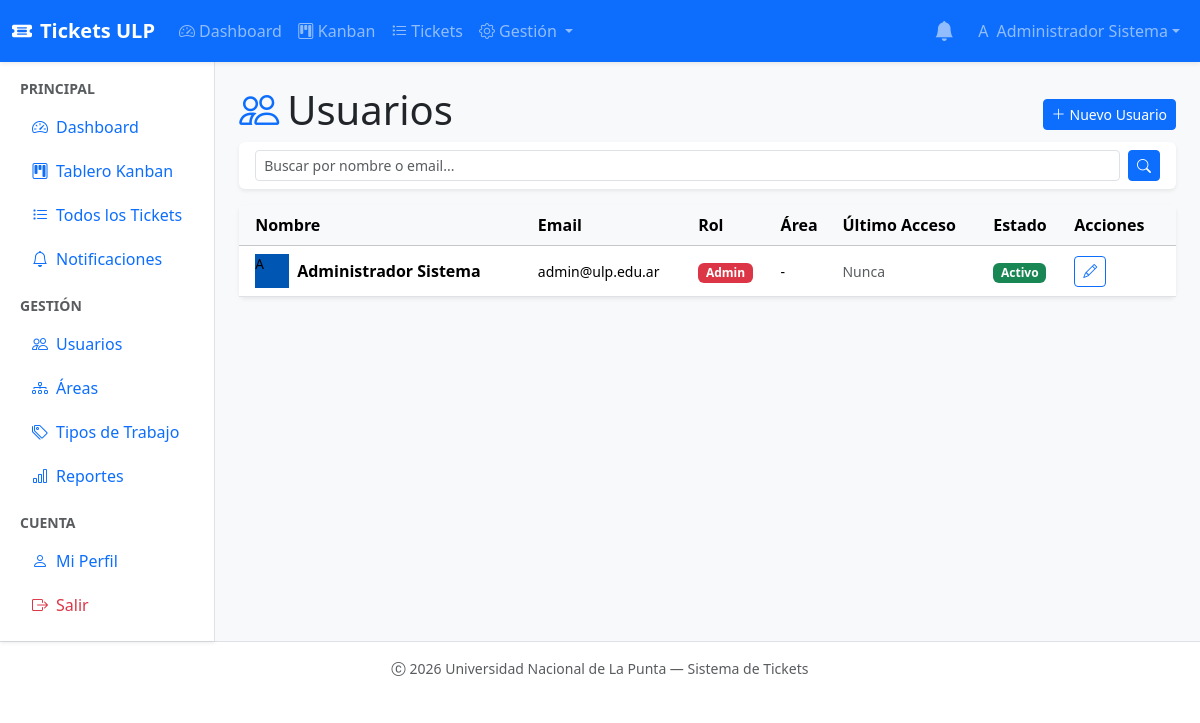
The app's page /dashboard/usuarios.php (signed in) with its own data.
### tables this page shows
CREATE TABLE `usuarios` (
  `id` INT(11) UNSIGNED NOT NULL AUTO_INCREMENT,
  `area_id` INT(11) UNSIGNED DEFAULT NULL,
  `nombre` VARCHAR(100) NOT NULL,
  `apellido` VARCHAR(100) NOT NULL,
  `email` VARCHAR(150) NOT NULL,
  `password` VARCHAR(255) NOT NULL,
  `rol` ENUM('admin','referente','usuario') NOT NULL DEFAULT 'usuario',
  `activo` TINYINT(1) NOT NULL DEFAULT 1,
  `ultimo_login` TIMESTAMP NULL DEFAULT NULL,
  `created_at` TIMESTAMP NOT NULL DEFAULT CURRENT_TIMESTAMP,
  `updated_at` TIMESTAMP NOT NULL DEFAULT CURRENT_TIMESTAMP ON UPDATE CURRENT_TIMESTAMP,
  PRIMARY KEY (`id`),
  UNIQUE KEY `uk_email` (`email`),
  KEY `fk_usuarios_area` (`area_id`),
  CONSTRAINT `fk_usuarios_area` FOREIGN KEY (`area_id`) REFERENCES `areas` (`id`) ON DELETE SET NULL
);

### dashboard/usuarios.php (the view, shortened to what this page needs)
<?php
$pdo       = db();
$busqueda = trim($_GET['q'] ?? '');
$sql = "SELECT u.*, a.nombre AS area_nombre FROM usuarios u LEFT JOIN areas a ON a.id=u.area_id";
$params = [];
$sql .= " ORDER BY u.activo DESC, u.nombre";
$stmt = $pdo->prepare($sql);
$stmt->execute($params);
$usuarios = $stmt->fetchAll();
include __DIR__ . '/../includes/header-dashboard.php';
?>
<div class="page-header d-flex justify-content-between align-items-center flex-wrap gap-2">
    <h1><i class="bi bi-people me-2 text-primary"></i>Usuarios</h1>
    <a href="<?= APP_URL ?>/dashboard/usuario-form.php" class="btn btn-primary btn-sm">
        <i class="bi bi-plus-lg me-1"></i>Nuevo Usuario
    </a>
</div>
<div class="card border-0 shadow-sm mb-3">
    <div class="card-body py-2">
        <form method="GET" class="d-flex gap-2">
            <input type="text" name="q" class="form-control form-control-sm" placeholder="Buscar por nombre o email..." value="<?= htmlspecialchars($busqueda) ?>">
            <button class="btn btn-primary btn-sm" type="submit"><i class="bi bi-search"></i></button>
        </form>
    </div>
</div>
<div class="card border-0 shadow-sm">
    <div class="card-body p-0">
        <?php if (empty($usuarios)): ?>
        <div class="text-center py-5 text-muted">
            <i class="bi bi-people fs-1 d-block mb-2"></i>No hay usuarios registrados.
        </div>
        <?php else: ?>
        <div class="table-responsive">
            <table class="table table-hover align-middle mb-0">
                <thead class="table-light">
                    <tr>
                        <th class="ps-3">Nombre</th>
                        <th>Email</th>
                        <th>Rol</th>
                        <th>Área</th>
                        <th>Último Acceso</th>
                        <th>Estado</th>
                        <th class="pe-3">Acciones</th>
                    </tr>
                </thead>
                <tbody>
                    <?php foreach ($usuarios as $u): ?>
                    <tr class="<?= !$u['activo'] ? 'opacity-50' : '' ?>">
                        <td class="ps-3">
                            <div class="d-flex align-items-center gap-2">
                                <div class="avatar-circle" style="background: <?= $u['activo'] ? '#0056b3' : '#6c757d' ?>; width:34px;height:34px;font-size:.85rem">
                                    <?= mb_strtoupper(mb_substr($u['nombre'], 0, 1)) ?>
                                </div>
                                <div>
                                    <div class="fw-semibold"><?= htmlspecialchars($u['nombre'] . ' ' . $u['apellido']) ?></div>
                                </div>
                            </div>
                        </td>
                        <td><small><?= htmlspecialchars($u['email']) ?></small></td>
                        <td>
                            <?php $rolColors = ['admin'=>'danger','referente'=>'warning','usuario'=>'info']; ?>
                            <span class="badge bg-<?= $rolColors[$u['rol']] ?? 'secondary' ?>"><?= ucfirst($u['rol']) ?></span>
                        </td>
                        <td><small><?= htmlspecialchars($u['area_nombre'] ?? '-') ?></small></td>
                        <td><small class="text-muted"><?= $u['ultimo_login'] ? format_fecha_hora($u['ultimo_login']) : 'Nunca' ?></small></td>
                        <td>
                            <span class="badge bg-<?= $u['activo'] ? 'success' : 'secondary' ?>">
                                <?= $u['activo'] ? 'Activo' : 'Inactivo' ?>
                            </span>
                        </td>
                        <td class="pe-3">
                            <div class="d-flex gap-1">
                                <a href="<?= APP_URL ?>/dashboard/usuario-form.php?id=<?= $u['id'] ?>" class="btn btn-sm btn-outline-primary" title="Editar">
                                    <i class="bi bi-pencil"></i>
                                </a>
                            </div>
                        </td>
                    </tr>
                    <?php endforeach; ?>
                </tbody>
            </table>
        </div>
        <?php endif; ?>
    </div>
</div>
<?php include __DIR__ . '/../includes/footer-dashboard.php'; ?>

### records on screen
usuarios: nombre "A", nombre+apellido "Administrador Sistema", email "admin@ulp.edu.ar", rol "Admin", area_nombre "-", shows "Nunca", activo "Activo"

### other values on screen
mb_strtoupper(mb_substr($user['nombre'] ?? 'U', 0, 1)) "A"
$userName "Administrador Sistema"
